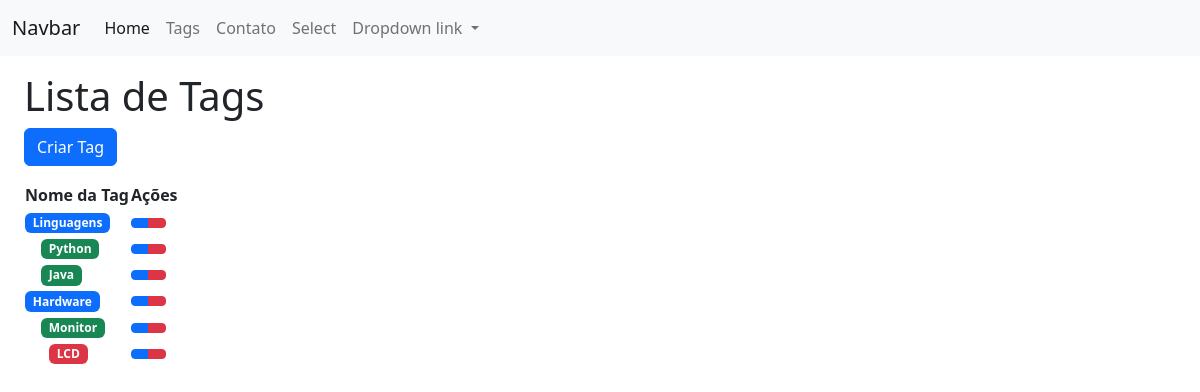
The app's page /tag/ with its own data.
### mptt_tag/models.py (models this page shows, shortened)
class Tag(MPTTModel):
    name = models.CharField(max_length=100)
    parent = TreeForeignKey('self', on_delete=models.CASCADE, null=True, blank=True, related_name='children')
    class MPTTMeta:
        order_insertion_by = ['name']

### mptt_tag/views.py (the view)
# urls.py: path('', tag_list, name='tag_list'),
def tag_list(request):
    tags = Tag.objects.all()
    return render(request, 'mptt_tag/tag_list.html', {'tags': tags})

### mptt_tag/templates/mptt_tag/tag_list.html
{% extends 'base.html' %}
{% block content %}
  <h1>Lista de Tags</h1>
  <a href="{% url 'tag_create' %}" class="btn btn-primary mb-3">Criar Tag</a>
<table>
    <thead>
      <tr>
        <th>Nome da Tag</th>
        <th>Ações</th>
      </tr>
    </thead>
    <tbody>
      {% for tag in tags %}
        {% if tag.is_root_node %}
          {% include 'mptt_tag/partials/tag_item.html' with tag=tag %}
        {% endif %}
      {% endfor %}
    </tbody>
  </table>
  {% endblock %}

### mptt_tag/templates/mptt_tag/partials/tag_item.html (shortened to what this page needs)
<tr>
    <td>
        <span class="mx-{% if not tag.is_root_node %}{{tag.level|add:"2"}}{% endif %} badge bg-{% if tag.is_root_node %}primary{% elif tag.level == 1 %}success{% elif tag.level >= 2 %}danger{% endif %}">{{ tag.name }}</span>
    </td>
    <td>
        <div class=" btn-group" role="group">
            <a href="{% url 'tag_update' tag.id %}" class="btn btn-sm btn-primary"></a>
            <a href="{% url 'tag_delete' tag.id %}" class="btn btn-sm btn-danger"></a>
        </div>
    </td>
</tr>
{% if tag.get_children %}
{% for child in tag.get_children %}
    {% include 'mptt_tag/partials/tag_item.html' with tag=child %}
{% endfor %}
{% endif %}

### records on screen
Tag: name "Linguagens"
Tag: name "Python"
Tag: name "Java"
Tag: name "Hardware"
Tag: name "Monitor"
Tag: name "LCD"
